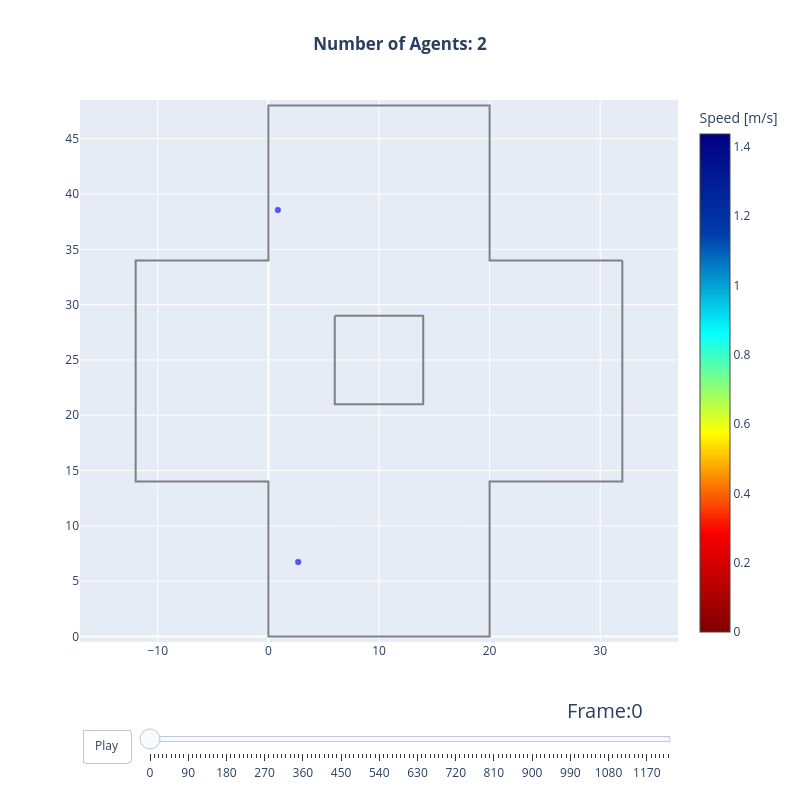

This figure's notebook cell:
### Code cell
from jupedsim.internal.notebook_utils import animate, read_sqlite_file

trajectory_data, walkable_area = read_sqlite_file(trajectory_file)
animate(trajectory_data, walkable_area, every_nth_frame=10)

### Figure 1 — Plotly figure (JSON) as saved in the notebook; plotly's stock layout.template omitted (floating-point values rounded to 4 significant figures)
{"data": [{"hoverinfo": "name", "line": {"color": "grey"}, "mode": "lines", "name": "Exterior", "showlegend": false, "type": "scatter", "x": [32.0, 20.0, 20.0, 0.0, 0.0, -12.0, -12.0, 0.0, 0.0, 20.0, 20.0, 32.0, 32.0], "y": [34.0, 34.0, 48.0, 48.0, 34.0, 34.0, 14.0, 14.0, 0.0, 0.0, 14.0, 14.0, 34.0]}, {"hoverinfo": "name", "line": {"color": "grey"}, "mode": "lines", "name": "Obstacle", "showlegend": false, "type": "scatter", "x": [6.0, 14.0, 14.0, 6.0, 6.0], "y": [29.0, 29.0, 21.0, 21.0, 29.0]}, {"hoverinfo": "none", "marker": {"cmax": 1.437, "cmin": 0, "color": [1.268, 1.287], "colorbar": {"title": {"text": "Speed [m/s]"}}, "colorscale": [[0, "rgb(128,0,0)"], [0.2, "rgb(250,0,0)"], [0.4, "rgb(255,255,0)"], [0.6, "rgb(5,255,255)"], [0.8, "rgb(0,60,170)"], [1, "rgb(0,0,131)"]], "size": [0.4, 0.4]}, "mode": "markers", "showlegend": false, "text": [1.268, 1.287], "type": "scatter", "x": [2.692, 0.8637], "y": [6.726, 38.56]}, {"hoverinfo": "text", "marker": {"opacity": 1, "size": 1}, "mode": "markers", "showlegend": false, "text": ["ID: 298, Pos(2.69,6.73)"], "type": "scatter", "x": [2.692], "y": [6.726]}, {"hoverinfo": "text", "marker": {"opacity": 1, "size": 1}, "mode": "markers", "showlegend": false, "text": ["ID: 299, Pos(0.86,38.56)"], "type": "scatter", "x": [0.8637], "y": [38.56]}], "layout": {"autosize": false, "height": 800, "shapes": [{"fillcolor": "rgba(0, 0, 255, 0.5)", "line": {"color": "rgba(0, 0, 255, 0.5)"}, "type": "circle", "x0": 2.492, "x1": 2.892, "xref": "x", "y0": 6.526, "y1": 6.926, "yref": "y"}, {"fillcolor": "rgba(0, 0, 255, 0.5)", "line": {"color": "rgba(0, 0, 255, 0.5)"}, "type": "circle", "x0": 0.6637, "x1": 1.064, "xref": "x", "y0": 38.36, "y1": 38.76, "yref": "y"}, {"line": {"color": "white", "width": 3}, "type": "line", "x0": 2.692, "x1": 2.692, "y0": 6.726, "y1": 6.726}, {"line": {"color": "white", "width": 3}, "type": "line", "x0": 0.8637, "x1": 0.8637, "y0": 38.56, "y1": 38.56}], "sliders": [{"active": 0, "currentvalue": {"font": {"size": 20}, "prefix": "Frame:", "visible": true, "xanchor": "right"}, "len": 0.9, "pad": {"b": 10, "t": 50}, "steps": [{"args": [["0"], {"frame": {"duration": 100, "redraw": true}, "mode": "immediate", "transition": {"duration": 500}}], "label": "0", "method": "animate"}, {"args": [["10"], {"frame": {"duration": 100, "redraw": true}, "mode": "immediate", "transition": {"duration": 500}}], "label": "10", "method": "animate"}, {"args": [["20"], {"frame": {"duration": 100, "redraw": true}, "mode": "immediate", "transition": {"duration": 500}}], "label": "20", "method": "animate"}, {"args": [["30"], {"frame": {"duration": 100, "redraw": true}, "mode": "immediate", "transition": {"duration": 500}}], "label": "30", "method": "animate"}, {"args": [["40"], {"frame": {"duration": 100, "redraw": true}, "mode": "immediate", "transition": {"duration": 500}}], "label": "40", "method": "animate"}, {"args": [["50"], {"frame": {"duration": 100, "redraw": true}, "mode": "immediate", "transition": {"duration": 500}}], "label": "50", "method": "animate"}, {"args": [["60"], {"frame": {"duration": 100, "redraw": true}, "mode": "immediate", "transition": {"duration": 500}}], "label": "60", "method": "animate"}, {"args": [["70"], {"frame": {"duration": 100, "redraw": true}, "mode": "immediate", "transition": {"duration": 500}}], "label": "70", "method": "animate"}, {"args": [["80"], {"frame": {"duration": 100, "redraw": true}, "mode": "immediate", "transition": {"duration": 500}}], "label": "80", "method": "animate"}, {"args": [["90"], {"frame": {"duration": 100, "redraw": true}, "mode": "immediate", "transition": {"duration": 500}}], "label": "90", "method": "animate"}, {"args": [["100"], {"frame": {"duration": 100, "redraw": true}, "mode": "immediate", "transition": {"duration": 500}}], "label": "100", "method": "animate"}, {"args": [["110"], {"frame": {"duration": 100, "redraw": true}, "mode": "immediate", "transition": {"duration": 500}}], "label": "110", "method": "animate"}, {"args": [["120"], {"frame": {"duration": 100, "redraw": true}, "mode": "immediate", "transition": {"duration": 500}}], "label": "120", "method": "animate"}, {"args": [["130"], {"frame": {"duration": 100, "redraw": true}, "mode": "immediate", "transition": {"duration": 500}}], "label": "130", "method": "animate"}, {"args": [["140"], {"frame": {"duration": 100, "redraw": true}, "mode": "immediate", "transition": {"duration": 500}}], "label": "140", "method": "animate"}, {"args": [["150"], {"frame": {"duration": 100, "redraw": true}, "mode": "immediate", "transition": {"duration": 500}}], "label": "150", "method": "animate"}, {"args": [["160"], {"frame": {"duration": 100, "redraw": true}, "mode": "immediate", "transition": {"duration": 500}}], "label": "160", "method": "animate"}, {"args": [["170"], {"frame": {"duration": 100, "redraw": true}, "mode": "immediate", "transition": {"duration": 500}}], "label": "170", "method": "animate"}, {"args": [["180"], {"frame": {"duration": 100, "redraw": true}, "mode": "immediate", "transition": {"duration": 500}}], "label": "180", "method": "animate"}, {"args": [["190"], {"frame": {"duration": 100, "redraw": true}, "mode": "immediate", "transition": {"duration": 500}}], "label": "190", "method": "animate"}, {"args": [["200"], {"frame": {"duration": 100, "redraw": true}, "mode": "immediate", "transition": {"duration": 500}}], "label": "200", "method": "animate"}, {"args": [["210"], {"frame": {"duration": 100, "redraw": true}, "mode": "immediate", "transition": {"duration": 500}}], "label": "210", "method": "animate"}, {"args": [["220"], {"frame": {"duration": 100, "redraw": true}, "mode": "immediate", "transition": {"duration": 500}}], "label": "220", "method": "animate"}, {"args": [["230"], {"frame": {"duration": 100, "redraw": true}, "mode": "immediate", "transition": {"duration": 500}}], "label": "230", "method": "animate"}, {"args": [["240"], {"frame": {"duration": 100, "redraw": true}, "mode": "immediate", "transition": {"duration": 500}}], "label": "240", "method": "animate"}, {"args": [["250"], {"frame": {"duration": 100, "redraw": true}, "mode": "immediate", "transition": {"duration": 500}}], "label": "250", "method": "animate"}, {"args": [["260"], {"frame": {"duration": 100, "redraw": true}, "mode": "immediate", "transition": {"duration": 500}}], "label": "260", "method": "animate"}, {"args": [["270"], {"frame": {"duration": 100, "redraw": true}, "mode": "immediate", "transition": {"duration": 500}}], "label": "270", "method": "animate"}, {"args": [["280"], {"frame": {"duration": 100, "redraw": true}, "mode": "immediate", "transition": {"duration": 500}}], "label": "280", "method": "animate"}, {"args": [["290"], {"frame": {"duration": 100, "redraw": true}, "mode": "immediate", "transition": {"duration": 500}}], "label": "290", "method": "animate"}, {"args": [["300"], {"frame": {"duration": 100, "redraw": true}, "mode": "immediate", "transition": {"duration": 500}}], "label": "300", "method": "animate"}, {"args": [["310"], {"frame": {"duration": 100, "redraw": true}, "mode": "immediate", "transition": {"duration": 500}}], "label": "310", "method": "animate"}, {"args": [["320"], {"frame": {"duration": 100, "redraw": true}, "mode": "immediate", "transition": {"duration": 500}}], "label": "320", "method": "animate"}, {"args": [["330"], {"frame": {"duration": 100, "redraw": true}, "mode": "immediate", "transition": {"duration": 500}}], "label": "330", "method": "animate"}, {"args": [["340"], {"frame": {"duration": 100, "redraw": true}, "mode": "immediate", "transition": {"duration": 500}}], "label": "340", "method": "animate"}, {"args": [["350"], {"frame": {"duration": 100, "redraw": true}, "mode": "immediate", "transition": {"duration": 500}}], "label": "350", "method": "animate"}, {"args": [["360"], {"frame": {"duration": 100, "redraw": true}, "mode": "immediate", "transition": {"duration": 500}}], "label": "360", "method": "animate"}, {"args": [["370"], {"frame": {"duration": 100, "redraw": true}, "mode": "immediate", "transition": {"duration": 500}}], "label": "370", "method": "animate"}, {"args": [["380"], {"frame": {"duration": 100, "redraw": true}, "mode": "immediate", "transition": {"duration": 500}}], "label": "380", "method": "animate"}, {"args": [["390"], {"frame": {"duration": 100, "redraw": true}, "mode": "immediate", "transition": {"duration": 500}}], "label": "390", "method": "animate"}, {"args": [["400"], {"frame": {"duration": 100, "redraw": true}, "mode": "immediate", "transition": {"duration": 500}}], "label": "400", "method": "animate"}, {"args": [["410"], {"frame": {"duration": 100, "redraw": true}, "mode": "immediate", "transition": {"duration": 500}}], "label": "410", "method": "animate"}, {"args": [["420"], {"frame": {"duration": 100, "redraw": true}, "mode": "immediate", "transition": {"duration": 500}}], "label": "420", "method": "animate"}, {"args": [["430"], {"frame": {"duration": 100, "redraw": true}, "mode": "immediate", "transition": {"duration": 500}}], "label": "430", "method": "animate"}, {"args": [["440"], {"frame": {"duration": 100, "redraw": true}, "mode": "immediate", "transition": {"duration": 500}}], "label": "440", "method": "animate"}, {"args": [["450"], {"frame": {"duration": 100, "redraw": true}, "mode": "immediate", "transition": {"duration": 500}}], "label": "450", "method": "animate"}, {"args": [["460"], {"frame": {"duration": 100, "redraw": true}, "mode": "immediate", "transition": {"duration": 500}}], "label": "460", "method": "animate"}, {"args": [["470"], {"frame": {"duration": 100, "redraw": true}, "mode": "immediate", "transition": {"duration": 500}}], "label": "470", "method": "animate"}, {"args": [["480"], {"frame": {"duration": 100, "redraw": true}, "mode": "immediate", "transition": {"duration": 500}}], "label": "480", "method": "animate"}, {"args": [["490"], {"frame": {"duration": 100, "redraw": true}, "mode": "immediate", "transition": {"duration": 500}}], "label": "490", "method": "animate"}, {"args": [["500"], {"frame": {"duration": 100, "redraw": true}, "mode": "immediate", "transition": {"duration": 500}}], "label": "500", "method": "animate"}, {"args": [["510"], {"frame": {"duration": 100, "redraw": true}, "mode": "immediate", "transition": {"duration": 500}}], "label": "510", "method": "animate"}, {"args": [["520"], {"frame": {"duration": 100, "redraw": true}, "mode": "immediate", "transition": {"duration": 500}}], "label": "520", "method": "animate"}, {"args": [["530"], {"frame": {"duration": 100, "redraw": true}, "mode": "immediate", "transition": {"duration": 500}}], "label": "530", "method": "animate"}, {"args": [["540"], {"frame": {"duration": 100, "redraw": true}, "mode": "immediate", "transition": {"duration": 500}}], "label": "540", "method": "animate"}, {"args": [["550"], {"frame": {"duration": 100, "redraw": true}, "mode": "immediate", "transition": {"duration": 500}}], "label": "550", "method": "animate"}, {"args": [["560"], {"frame": {"duration": 100, "redraw": true}, "mode": "immediate", "transition": {"duration": 500}}], "label": "560", "method": "animate"}, {"args": [["570"], {"frame": {"duration": 100, "redraw": true}, "mode": "immediate", "transition": {"duration": 500}}], "label": "570", "method": "animate"}, {"args": [["580"], {"frame": {"duration": 100, "redraw": true}, "mode": "immediate", "transition": {"duration": 500}}], "label": "580", "method": "animate"}, {"args": [["590"], {"frame": {"duration": 100, "redraw": true}, "mode": "immediate", "transition": {"duration": 500}}], "label": "590", "method": "animate"}, {"args": [["600"], {"frame": {"duration": 100, "redraw": true}, "mode": "immediate", "transition": {"duration": 500}}], "label": "600", "method": "animate"}, {"args": [["610"], {"frame": {"duration": 100, "redraw": true}, "mode": "immediate", "transition": {"duration": 500}}], "label": "610", "method": "animate"}, {"args": [["620"], {"frame": {"duration": 100, "redraw": true}, "mode": "immediate", "transition": {"duration": 500}}], "label": "620", "method": "animate"}, {"args": [["630"], {"frame": {"duration": 100, "redraw": true}, "mode": "immediate", "transition": {"duration": 500}}], "label": "630", "method": "animate"}, {"args": [["640"], {"frame": {"duration": 100, "redraw": true}, "mode": "immediate", "transition": {"duration": 500}}], "label": "640", "method": "animate"}, {"args": [["650"], {"frame": {"duration": 100, "redraw": true}, "mode": "immediate", "transition": {"duration": 500}}], "label": "650", "method": "animate"}, {"args": [["660"], {"frame": {"duration": 100, "redraw": true}, "mode": "immediate", "transition": {"duration": 500}}], "label": "660", "method": "animate"}, {"args": [["670"], {"frame": {"duration": 100, "redraw": true}, "mode": "immediate", "transition": {"duration": 500}}], "label": "670", "method": "animate"}, {"args": [["680"], {"frame": {"duration": 100, "redraw": true}, "mode": "immediate", "transition": {"duration": 500}}], "label": "680", "method": "animate"}, {"args": [["690"], {"frame": {"duration": 100, "redraw": true}, "mode": "immediate", "transition": {"duration": 500}}], "label": "690", "method": "animate"}, {"args": [["700"], {"frame": {"duration": 100, "redraw": true}, "mode": "immediate", "transition": {"duration": 500}}], "label": "700", "method": "animate"}, {"args": [["710"], {"frame": {"duration": 100, "redraw": true}, "mode": "immediate", "transition": {"duration": 500}}], "label": "710", "method": "animate"}, {"args": [["720"], {"frame": {"duration": 100, "redraw": true}, "mode": "immediate", "transition": {"duration": 500}}], "label": "720", "method": "animate"}, {"args": [["730"], {"frame": {"duration": 100, "redraw": true}, "mode": "immediate", "transition": {"duration": 500}}], "label": "730", "method": "animate"}, {"args": [["740"], {"frame": {"duration": 100, "redraw": true}, "mode": "immediate", "transition": {"duration": 500}}], "label": "740", "method": "animate"}, {"args": [["750"], {"frame": {"duration": 100, "redraw": true}, "mode": "immediate", "transition": {"duration": 500}}], "label": "750", "method": "animate"}, {"args": [["760"], {"frame": {"duration": 100, "redraw": true}, "mode": "immediate", "transition": {"duration": 500}}], "label": "760", "method": "animate"}, {"args": [["770"], {"frame": {"duration": 100, "redraw": true}, "mode": "immediate", "transition": {"duration": 500}}], "label": "770", "method": "animate"}, {"args": [["780"], {"frame": {"duration": 100, "redraw": true}, "mode": "immediate", "transition": {"duration": 500}}], "label": "780", "method": "animate"}, {"args": [["790"], {"frame": {"duration": 100, "redraw": true}, "mode": "immediate", "transition": {"duration": 500}}], "label": "790", "method": "animate"}, {"args": [["800"], {"frame": {"duration": 100, "redraw": true}, "mode": "immediate", "transition": {"duration": 500}}], "label": "800", "method": "animate"}, {"args": [["810"], {"frame": {"duration": 100, "redraw": true}, "mode": "immediate", "transition": {"duration": 500}}], "label": "810", "method": "animate"}, {"args": [["820"], {"frame": {"duration": 100, "redraw": true}, "mode": "immediate", "transition": {"duration": 500}}], "label": "820", "method": "animate"}, {"args": [["830"], {"frame": {"duration": 100, "redraw": true}, "mode": "immediate", "transition": {"duration": 500}}], "label": "830", "method": "animate"}, {"args": [["840"], {"frame": {"duration": 100, "redraw": true}, "mode": "immediate", "transition": {"duration": 500}}], "label": "840", "method": "animate"}, {"args": [["850"], {"frame": {"duration": 100, "redraw": true}, "mode": "immediate", "transition": {"duration": 500}}], "label": "850", "method": "animate"}, {"args": [["860"], {"frame": {"duration": 100, "redraw": true}, "mode": "immediate", "transition": {"duration": 500}}], "label": "860", "method": "animate"}, {"args": [["870"], {"frame": {"duration": 100, "redraw": true}, "mode": "immediate", "transition": {"duration": 500}}], "label": "870", "method": "animate"}, {"args": [["880"], {"frame": {"duration": 100, "redraw": true}, "mode": "immediate", "transition": {"duration": 500}}], "label": "880", "method": "animate"}, {"args": [["890"], {"frame": {"duration": 100, "redraw": true}, "mode": "immediate", "transition": {"duration": 500}}], "label": "890", "method": "animate"}, {"args": [["900"], {"frame": {"duration": 100, "redraw": true}, "mode": "immediate", "transition": {"duration": 500}}], "label": "900", "method": "animate"}, {"args": [["910"], {"frame": {"duration": 100, "redraw": true}, "mode": "immediate", "transition": {"duration": 500}}], "label": "910", "method": "animate"}, {"args": [["920"], {"frame": {"duration": 100, "redraw": true}, "mode": "immediate", "transition": {"duration": 500}}], "label": "920", "method": "animate"}, {"args": [["930"], {"frame": {"duration": 100, "redraw": true}, "mode": "immediate", "transition": {"duration": 500}}], "label": "930", "method": "animate"}, {"args": [["940"], {"frame": {"duration": 100, "redraw": true}, "mode": "immediate", "transition": {"duration": 500}}], "label": "940", "method": "animate"}, {"args": [["950"], {"frame": {"duration": 100, "redraw": true}, "mode": "immediate", "transition": {"duration": 500}}], "label": "950", "method": "animate"}, {"args": [["960"], {"frame": {"duration": 100, "redraw": true}, "mode": "immediate", "transition": {"duration": 500}}], "label": "960", "method": "animate"}, {"args": [["970"], {"frame": {"duration": 100, "redraw": true}, "mode": "immediate", "transition": {"duration": 500}}], "label": "970", "method": "animate"}, {"args": [["980"], {"frame": {"duration": 100, "redraw": true}, "mode": "immediate", "transition": {"duration": 500}}], "label": "980", "method": "animate"}, {"args": [["990"], {"frame": {"duration": 100, "redraw": true}, "mode": "immediate", "transition": {"duration": 500}}], "label": "990", "method": "animate"}, {"args": [["1000"], {"frame": {"duration": 100, "redraw": true}, "mode": "immediate", "transition": {"duration": 500}}], "label": "1000", "method": "animate"}, {"args": [["1010"], {"frame": {"duration": 100, "redraw": true}, "mode": "immediate", "transition": {"duration": 500}}], "label": "1010", "method": "animate"}, {"args": [["1020"], {"frame": {"duration": 100, "redraw": true}, "mode": "immediate", "transition": {"duration": 500}}], "label": "1020", "method": "animate"}, {"args": [["1030"], {"frame": {"duration": 100, "redraw": true}, "mode": "immediate", "transition": {"duration": 500}}], "label": "1030", "method": "animate"}, {"args": [["1040"], {"frame": {"duration": 100, "redraw": true}, "mode": "immediate", "transition": {"duration": 500}}], "label": "1040", "method": "animate"}, {"args": [["1050"], {"frame": {"duration": 100, "redraw": true}, "mode": "immediate", "transition": {"duration": 500}}], "label": "1050", "method": "animate"}, {"args": [["1060"], {"frame": {"duration": 100, "redraw": true}, "mode": "immediate", "transition": {"duration": 500}}], "label": "1060", "method": "animate"}, {"args": [["1070"], {"frame": {"duration": 100, "redraw": true}, "mode": "immediate", "transition": {"duration": 500}}], "label": "1070", "method": "animate"}, {"args": [["1080"], {"frame": {"duration": 100, "redraw": true}, "mode": "immediate", "transition": {"duration": 500}}], "label": "1080", "method": "animate"}, {"args": [["1090"], {"frame": {"duration": 100, "redraw": true}, "mode": "immediate", "transition": {"duration": 500}}], "label": "1090", "method": "animate"}, {"args": [["1100"], {"frame": {"duration": 100, "redraw": true}, "mode": "immediate", "transition": {"duration": 500}}], "label": "1100", "method": "animate"}, {"args": [["1110"], {"frame": {"duration": 100, "redraw": true}, "mode": "immediate", "transition": {"duration": 500}}], "label": "1110", "method": "animate"}, {"args": [["1120"], {"frame": {"duration": 100, "redraw": true}, "mode": "immediate", "transition": {"duration": 500}}], "label": "1120", "method": "animate"}, {"args": [["1130"], {"frame": {"duration": 100, "redraw": true}, "mode": "immediate", "transition": {"duration": 500}}], "label": "1130", "method": "animate"}, {"args": [["1140"], {"frame": {"duration": 100, "redraw": true}, "mode": "immediate", "transition": {"duration": 500}}], "label": "1140", "method": "animate"}, {"args": [["1150"], {"frame": {"duration": 100, "redraw": true}, "mode": "immediate", "transition": {"duration": 500}}], "label": "1150", "method": "animate"}, {"args": [["1160"], {"frame": {"duration": 100, "redraw": true}, "mode": "immediate", "transition": {"duration": 500}}], "label": "1160", "method": "animate"}, {"args": [["1170"], {"frame": {"duration": 100, "redraw": true}, "mode": "immediate", "transition": {"duration": 500}}], "label": "1170", "method": "animate"}, {"args": [["1180"], {"frame": {"duration": 100, "redraw": true}, "mode": "immediate", "transition": {"duration": 500}}], "label": "1180", "method": "animate"}, {"args": [["1190"], {"frame": {"duration": 100, "redraw": true}, "mode": "immediate", "transition": {"duration": 500}}], "label": "1190", "method": "animate"}, {"args": [["1200"], {"frame": {"duration": 100, "redraw": true}, "mode": "immediate", "transition": {"duration": 500}}], "label": "1200", "method": "animate"}, {"args": [["1210"], {"frame": {"duration": 100, "redraw": true}, "mode": "immediate", "transition": {"duration": 500}}], "label": "1210", "method": "animate"}, {"args": [["1220"], {"frame": {"duration": 100, "redraw": true}, "mode": "immediate", "transition": {"duration": 500}}], "label": "1220", "method": "animate"}], "transition": {"duration": 100, "easing": "cubic-in-out"}, "x": 0.1, "xanchor": "left", "y": 0, "yanchor": "top"}], "title": {"text": "<b>Number of Agents: 2</b>", "x": 0.5}, "updatemenus": [{"buttons": [{"args": [null, {"frame": {"duration": 100, "redraw": true}, "fromcurrent": true}], "label": "Play", "method": "animate"}], "direction": "left", "pad": {"r": 10, "t": 87}, "showactive": false, "type": "buttons", "x": 0.1, "xanchor": "right", "y": 0, "yanchor": "top"}], "width": 800, "xaxis": {"range": [-12.5, 32.5]}, "yaxis": {"range": [-0.5, 48.5], "scaleanchor": "x", "scaleratio": 1}}}
